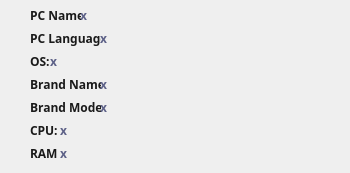
       <widget class="QWidget" name="page_3">
        <widget class="QLabel" name="cpuname">
         <property name="geometry">
          <rect>
           <x>60</x>
           <y>120</y>
           <width>241</width>
           <height>21</height>
          </rect>
         </property>
         <property name="font">
          <font>
           <family>Rajdhani</family>
           <pointsize>9</pointsize>
           <weight>75</weight>
           <bold>true</bold>
          </font>
         </property>
         <property name="styleSheet">
          <string notr="true">color: rgb(94, 98, 136);</string>
         </property>
         <property name="text">
          <string>x</string>
         </property>
        </widget>
        <widget class="QLabel" name="pcname">
         <property name="geometry">
          <rect>
           <x>80</x>
           <y>5</y>
           <width>241</width>
           <height>21</height>
          </rect>
         </property>
         <property name="font">
          <font>
           <family>Rajdhani</family>
           <pointsize>9</pointsize>
           <weight>75</weight>
           <bold>true</bold>
          </font>
         </property>
         <property name="styleSheet">
          <string notr="true">color: rgb(94, 98, 136);</string>
         </property>
         <property name="text">
          <string>x</string>
         </property>
        </widget>
        <widget class="QLabel" name="pclanguage">
         <property name="geometry">
          <rect>
           <x>100</x>
           <y>28</y>
           <width>241</width>
           <height>21</height>
          </rect>
         </property>
         <property name="font">
          <font>
           <family>Rajdhani</family>
           <pointsize>9</pointsize>
           <weight>75</weight>
           <bold>true</bold>
          </font>
         </property>
         <property name="styleSheet">
          <string notr="true">color: rgb(94, 98, 136);</string>
         </property>
         <property name="text">
          <string>x</string>
         </property>
        </widget>
        <widget class="QLabel" name="p2">
         <property name="geometry">
          <rect>
           <x>30</x>
           <y>28</y>
           <width>71</width>
           <height>21</height>
          </rect>
         </property>
         <property name="font">
          <font>
           <family>Rajdhani</family>
           <pointsize>9</pointsize>
           <weight>75</weight>
           <bold>true</bold>
          </font>
         </property>
         <property name="styleSheet">
          <string notr="true">color: rgb(26, 26, 26);</string>
         </property>
         <property name="text">
          <string>PC Language:</string>
         </property>
        </widget>
        <widget class="QLabel" name="p1">
         <property name="geometry">
          <rect>
           <x>30</x>
           <y>5</y>
           <width>51</width>
           <height>21</height>
          </rect>
         </property>
         <property name="font">
          <font>
           <family>Rajdhani</family>
           <pointsize>9</pointsize>
           <weight>75</weight>
           <bold>true</bold>
          </font>
         </property>
         <property name="styleSheet">
          <string notr="true">color: rgb(26, 26, 26);</string>
         </property>
         <property name="text">
          <string>PC Name:</string>
         </property>
        </widget>
        <widget class="QLabel" name="ram">
         <property name="geometry">
          <rect>
           <x>60</x>
           <y>143</y>
           <width>241</width>
           <height>21</height>
          </rect>
         </property>
         <property name="font">
          <font>
           <family>Rajdhani</family>
           <pointsize>9</pointsize>
           <weight>75</weight>
           <bold>true</bold>
          </font>
         </property>
         <property name="styleSheet">
          <string notr="true">color: rgb(94, 98, 136);</string>
         </property>
         <property name="text">
          <string>x</string>
         </property>
        </widget>
        <widget class="QLabel" name="p6">
         <property name="geometry">
          <rect>
           <x>30</x>
           <y>120</y>
           <width>31</width>
           <height>21</height>
          </rect>
         </property>
         <property name="font">
          <font>
           <family>Rajdhani</family>
           <pointsize>9</pointsize>
           <weight>75</weight>
           <bold>true</bold>
          </font>
         </property>
         <property name="styleSheet">
          <string notr="true">color: rgb(26, 26, 26);</string>
         </property>
         <property name="text">
          <string>CPU:</string>
         </property>
        </widget>
        <widget class="QLabel" name="p3">
         <property name="geometry">
          <rect>
           <x>30</x>
           <y>51</y>
           <width>21</width>
           <height>21</height>
          </rect>
         </property>
         <property name="font">
          <font>
           <family>Rajdhani</family>
           <pointsize>9</pointsize>
           <weight>75</weight>
           <bold>true</bold>
          </font>
         </property>
         <property name="styleSheet">
          <string notr="true">color: rgb(26, 26, 26);</string>
         </property>
         <property name="text">
          <string>OS:</string>
         </property>
        </widget>
        <widget class="QLabel" name="brandm">
         <property name="geometry">
          <rect>
           <x>100</x>
           <y>97</y>
           <width>241</width>
           <height>21</height>
          </rect>
         </property>
         <property name="font">
          <font>
           <family>Rajdhani</family>
           <pointsize>9</pointsize>
           <weight>75</weight>
           <bold>true</bold>
          </font>
         </property>
         <property name="styleSheet">
          <string notr="true">color: rgb(94, 98, 136);</string>
         </property>
         <property name="text">
          <string>x</string>
         </property>
        </widget>
        <widget class="QLabel" name="p7">
         <property name="geometry">
          <rect>
           <x>30</x>
           <y>143</y>
           <width>31</width>
           <height>21</height>
          </rect>
         </property>
         <property name="font">
          <font>
           <family>Rajdhani</family>
           <pointsize>9</pointsize>
           <weight>75</weight>
           <bold>true</bold>
          </font>
         </property>
         <property name="styleSheet">
          <string notr="true">color: rgb(26, 26, 26);</string>
         </property>
         <property name="text">
          <string>RAM</string>
         </property>
        </widget>
        <widget class="QLabel" name="p5">
         <property name="geometry">
          <rect>
           <x>30</x>
           <y>97</y>
           <width>71</width>
           <height>21</height>
          </rect>
         </property>
         <property name="font">
          <font>
           <family>Rajdhani</family>
           <pointsize>9</pointsize>
           <weight>75</weight>
           <bold>true</bold>
          </font>
         </property>
         <property name="styleSheet">
          <string notr="true">color: rgb(26, 26, 26);</string>
         </property>
         <property name="text">
          <string>Brand Model:</string>
         </property>
        </widget>
        <widget class="QLabel" name="p4">
         <property name="geometry">
          <rect>
           <x>30</x>
           <y>74</y>
           <width>71</width>
           <height>21</height>
          </rect>
         </property>
         <property name="font">
          <font>
           <family>Rajdhani</family>
           <pointsize>9</pointsize>
           <weight>75</weight>
           <bold>true</bold>
          </font>
         </property>
         <property name="styleSheet">
          <string notr="true">color: rgb(26, 26, 26);</string>
         </property>
         <property name="text">
          <string>Brand Name:</string>
         </property>
        </widget>
        <widget class="QLabel" name="brandn">
         <property name="geometry">
          <rect>
           <x>100</x>
           <y>74</y>
           <width>241</width>
           <height>21</height>
          </rect>
         </property>
         <property name="font">
          <font>
           <family>Rajdhani</family>
           <pointsize>9</pointsize>
           <weight>75</weight>
           <bold>true</bold>
          </font>
         </property>
         <property name="styleSheet">
          <string notr="true">color: rgb(94, 98, 136);</string>
         </property>
         <property name="text">
          <string>x</string>
         </property>
        </widget>
        <widget class="QLabel" name="os">
         <property name="geometry">
          <rect>
           <x>50</x>
           <y>51</y>
           <width>231</width>
           <height>21</height>
          </rect>
         </property>
         <property name="font">
          <font>
           <family>Rajdhani</family>
           <pointsize>9</pointsize>
           <weight>75</weight>
           <bold>true</bold>
          </font>
         </property>
         <property name="styleSheet">
          <string notr="true">color: rgb(94, 98, 136);</string>
         </property>
         <property name="text">
          <string>x</string>
         </property>
        </widget>
       </widget>
